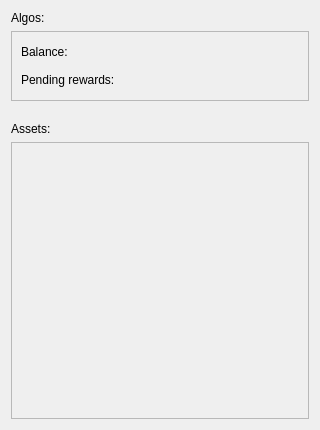
<?xml version="1.0" encoding="UTF-8"?>
<ui version="4.0">
 <class>BalanceWindow</class>
 <widget class="QDialog" name="BalanceWindow">
  <property name="geometry">
   <rect>
    <x>0</x>
    <y>0</y>
    <width>320</width>
    <height>430</height>
   </rect>
  </property>
  <property name="minimumSize">
   <size>
    <width>320</width>
    <height>430</height>
   </size>
  </property>
  <property name="maximumSize">
   <size>
    <width>320</width>
    <height>430</height>
   </size>
  </property>
  <property name="windowTitle">
   <string>Algos &amp; Assets</string>
  </property>
  <layout class="QVBoxLayout" name="verticalLayout" stretch="0,0,0,0,1">
   <item>
    <widget class="QLabel" name="label">
     <property name="text">
      <string>Algos:</string>
     </property>
    </widget>
   </item>
   <item>
    <widget class="QScrollArea" name="scrollArea">
     <property name="widgetResizable">
      <bool>true</bool>
     </property>
     <widget class="QWidget" name="scrollAreaWidgetContents">
      <property name="geometry">
       <rect>
        <x>0</x>
        <y>0</y>
        <width>300</width>
        <height>69</height>
       </rect>
      </property>
      <layout class="QGridLayout" name="gridLayout">
       <property name="verticalSpacing">
        <number>6</number>
       </property>
       <item row="0" column="0">
        <widget class="QLabel" name="label_3">
         <property name="text">
          <string>Balance:</string>
         </property>
        </widget>
       </item>
       <item row="0" column="1">
        <widget class="QLabel" name="label_Balance">
         <property name="text">
          <string/>
         </property>
         <property name="alignment">
          <set>Qt::AlignRight|Qt::AlignTrailing|Qt::AlignVCenter</set>
         </property>
        </widget>
       </item>
       <item row="1" column="0">
        <widget class="QLabel" name="label_5">
         <property name="text">
          <string>Pending rewards:</string>
         </property>
        </widget>
       </item>
       <item row="1" column="1">
        <widget class="QLabel" name="label_Pending">
         <property name="text">
          <string/>
         </property>
         <property name="alignment">
          <set>Qt::AlignRight|Qt::AlignTrailing|Qt::AlignVCenter</set>
         </property>
        </widget>
       </item>
      </layout>
     </widget>
    </widget>
   </item>
   <item>
    <spacer name="verticalSpacer">
     <property name="orientation">
      <enum>Qt::Vertical</enum>
     </property>
     <property name="sizeType">
      <enum>QSizePolicy::Fixed</enum>
     </property>
     <property name="sizeHint" stdset="0">
      <size>
       <width>20</width>
       <height>15</height>
      </size>
     </property>
    </spacer>
   </item>
   <item>
    <widget class="QLabel" name="label_2">
     <property name="text">
      <string>Assets:</string>
     </property>
    </widget>
   </item>
   <item>
    <widget class="QScrollArea" name="scrollArea_2">
     <property name="widgetResizable">
      <bool>true</bool>
     </property>
     <widget class="QWidget" name="scrollAreaWidgetContents_2">
      <property name="geometry">
       <rect>
        <x>0</x>
        <y>0</y>
        <width>300</width>
        <height>274</height>
       </rect>
      </property>
      <layout class="QVBoxLayout" name="verticalLayout_assets"/>
     </widget>
    </widget>
   </item>
  </layout>
 </widget>
 <resources/>
 <connections/>
</ui>
